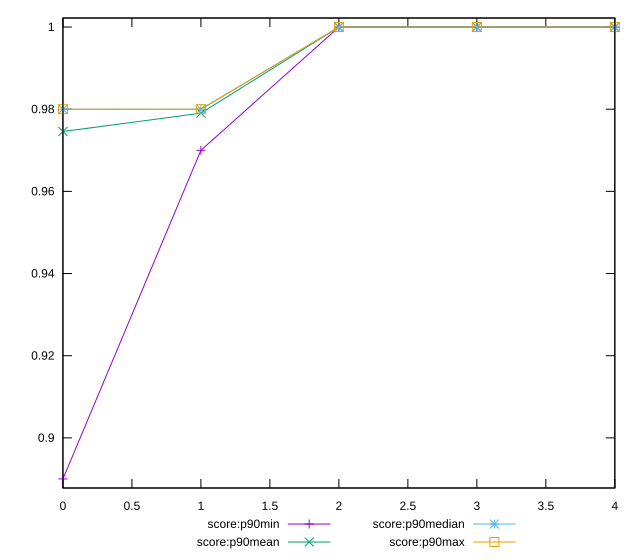

The script that saved this image:
reset

$scoreP90Min <<EOF
0 0.89
1 0.97
2 1
3 1
4 1
EOF

$scoreP90Mean <<EOF
0 0.9745744680851065
1 0.9790425531914894
2 1
3 1
4 1
EOF

$scoreP90Median <<EOF
0 0.98
1 0.98
2 1
3 1
4 1
EOF

$scoreP90Max <<EOF
0 0.98
1 0.98
2 1
3 1
4 1
EOF

set key outside below
set xrange [0:4]
set yrange [0.8878:1.0022]
set trange [0.8878:1.0022]
set terminal svg size 640, 560 enhanced background rgb 'white'
set output "report_00018_2021-02-10T15-25-16.877Z/total-blocking-time/progression/score.svg"

plot $scoreP90Min title "score:p90min" with linespoints, \
     $scoreP90Mean title "score:p90mean" with linespoints, \
     $scoreP90Median title "score:p90median" with linespoints, \
     $scoreP90Max title "score:p90max" with linespoints

reset
